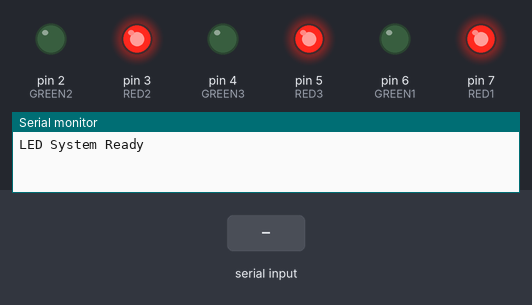
Recording of a sketch running on a simulated Arduino Uno, built with avr-gcc and run on an emulated ATmega328P. Parts: output pins drawn as LEDs (lit = HIGH), the last lines printed to the serial monitor. The test bench sets the inputs (shaded band).

Above: at 1.2 s.
1.3 s: "EMERGENCY,1\n" received over Serial
2.8 s: "EMERGENCY\n" received over Serial
4.3 s: "90,45,200\n" received over Serial
At 30.3 s:
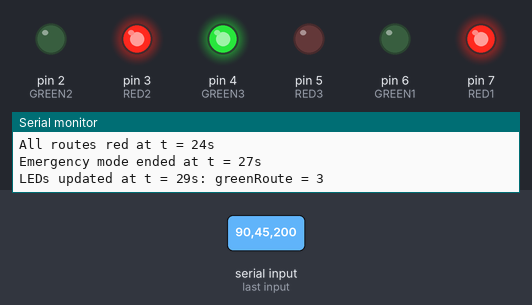
Timing chart, 0 to 30.8 s (numbered marks = the images above; inputs shaded):
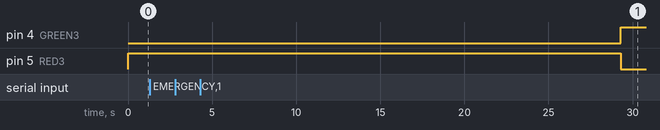

The sketch:

slave_with_e.ino
```cpp
#define GREEN1 6
#define RED1 7
#define GREEN2 2
#define RED2 3
#define GREEN3 4
#define RED3 5

int count1 = 0, count2 = 0, count3 = 0;
unsigned long lastDataReceivedTime = 0;
bool dataReceived = false;
int lastGreenRoute = 0;
int cyclesWithoutGreen[3] = {0, 0, 0};
bool emergencyMode = false;
unsigned long emergencyStartTime = 0;
const unsigned long emergencyDuration = 25000; // 25 seconds

void setup() {
    Serial.begin(9600);
    pinMode(GREEN1, OUTPUT);
    pinMode(RED1, OUTPUT);
    pinMode(GREEN2, OUTPUT);
    pinMode(RED2, OUTPUT);
    pinMode(GREEN3, OUTPUT);
    pinMode(RED3, OUTPUT);
    digitalWrite(GREEN1, LOW);
    digitalWrite(RED1, HIGH);
    digitalWrite(GREEN2, LOW);
    digitalWrite(RED2, HIGH);
    digitalWrite(GREEN3, LOW);
    digitalWrite(RED3, HIGH);
    Serial.println("LED System Ready");
}

void loop() {
    if (Serial.available()) {
        String data = Serial.readStringUntil('\n');
        data.trim();
        if (data == "EMERGENCY") {
            emergencyMode = true;
            emergencyStartTime = millis();
            lastDataReceivedTime = emergencyStartTime;
            dataReceived = true;
            Serial.println("Emergency mode activated at t = " + String(millis() / 1000) + "s");
        } else {
            int comma1 = data.indexOf(',');
            int comma2 = data.indexOf(',', comma1 + 1);
            if (comma1 != -1 && comma2 != -1 && data.indexOf(',', comma2 + 1) == -1) {
                count1 = data.substring(0, comma1).toInt();
                count2 = data.substring(comma1 + 1, comma2).toInt();
                count3 = data.substring(comma2 + 1).toInt();
                lastDataReceivedTime = millis();
                dataReceived = true;
                Serial.print("Counts received at t = ");
                Serial.print(millis() / 1000);
                Serial.print("s: ");
                Serial.println(data);
            } else {
                Serial.println("Invalid data format: " + data);
            }
        }
    }

    unsigned long currentTime = millis();
    if (emergencyMode && (currentTime - emergencyStartTime < emergencyDuration)) {
        if (currentTime - lastDataReceivedTime >= 5000) {
            setAllRed();
            Serial.println("All routes red at t = " + String(millis() / 1000) + "s");
            lastDataReceivedTime = currentTime; // Prevent repeated updates
        }
    } else if (emergencyMode && (currentTime - emergencyStartTime >= emergencyDuration)) {
        emergencyMode = false;
        Serial.println("Emergency mode ended at t = " + String(millis() / 1000) + "s");
    } else if (dataReceived && (currentTime - lastDataReceivedTime >= 5000)) {
        int greenRoute = selectGreenRoute();
        updateLEDs(greenRoute);
        updateCyclesWithoutGreen(greenRoute);
        Serial.print("LEDs updated at t = ");
        Serial.print(millis() / 1000);
        Serial.print("s: greenRoute = ");
        Serial.println(greenRoute);
        dataReceived = false;
        lastGreenRoute = greenRoute;
    }
}

void setAllRed() {
    digitalWrite(GREEN1, LOW); digitalWrite(RED1, HIGH);
    digitalWrite(GREEN2, LOW); digitalWrite(RED2, HIGH);
    digitalWrite(GREEN3, LOW); digitalWrite(RED3, HIGH);
}

int selectGreenRoute() {
    int counts[3] = {count1, count2, count3};
    int greenRoute = 0;
    int totalCount = count1 + count2 + count3;

    if (totalCount > 0) {
        for (int i = 0; i < 3; i++) {
            if (cyclesWithoutGreen[i] >= 3) {
                return i + 1;
            }
        }
    }

    int maxCount = max(count1, max(count2, count3));
    if (maxCount > 0) {
        if (counts[lastGreenRoute - 1] == maxCount) {
            int secondMax = -1;
            int secondMaxRoute = 0;
            for (int i = 0; i < 3; i++) {
                if (i + 1 != lastGreenRoute && counts[i] > secondMax) {
                    secondMax = counts[i];
                    secondMaxRoute = i + 1;
                }
            }
            greenRoute = (secondMax > 0) ? secondMaxRoute : lastGreenRoute;
        } else {
            if (count1 == maxCount) greenRoute = 1;
            else if (count2 == maxCount) greenRoute = 2;
            else if (count3 == maxCount) greenRoute = 3;
        }
    }
    return greenRoute;
}

void updateLEDs(int greenRoute) {
    digitalWrite(GREEN1, (greenRoute == 1) ? HIGH : LOW);
    digitalWrite(RED1, (greenRoute == 1) ? LOW : HIGH);
    digitalWrite(GREEN2, (greenRoute == 2) ? HIGH : LOW);
    digitalWrite(RED2, (greenRoute == 2) ? LOW : HIGH);
    digitalWrite(GREEN3, (greenRoute == 3) ? HIGH : LOW);
    digitalWrite(RED3, (greenRoute == 3) ? LOW : HIGH);
}

void updateCyclesWithoutGreen(int greenRoute) {
    for (int i = 0; i < 3; i++) {
        if (i + 1 == greenRoute) {
            cyclesWithoutGreen[i] = 0;
        } else if (count1 + count2 + count3 > 0) {
            cyclesWithoutGreen[i]++;
        }
    }
}
```

Measured:
- after the input at 4.3 s, pin 4 (GREEN3): LOW → HIGH after 25.0 s; pin 5 (RED3): HIGH → LOW after 25.0 s
